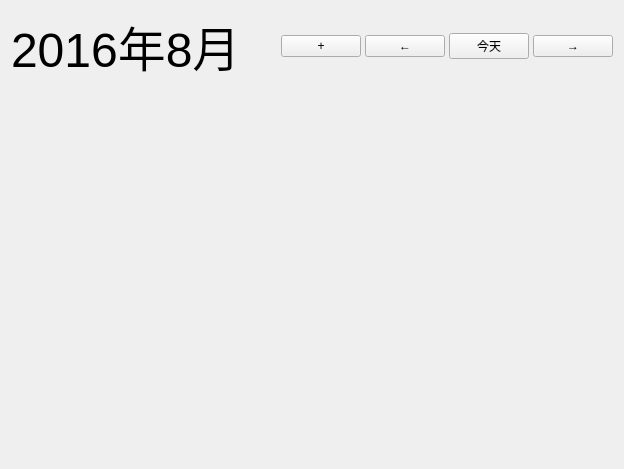
<?xml version="1.0" encoding="UTF-8"?>
<ui version="4.0">
 <class>Calender</class>
 <widget class="QWidget" name="Calender">
  <property name="geometry">
   <rect>
    <x>0</x>
    <y>0</y>
    <width>624</width>
    <height>469</height>
   </rect>
  </property>
  <layout class="QVBoxLayout" name="verticalLayout">
   <item>
    <layout class="QHBoxLayout" name="horizontalLayout_2">
     <item>
      <widget class="QLabel" name="titleLabel">
       <property name="sizePolicy">
        <sizepolicy hsizetype="Preferred" vsizetype="Fixed">
         <horstretch>0</horstretch>
         <verstretch>0</verstretch>
        </sizepolicy>
       </property>
       <property name="font">
        <font>
         <pointsize>36</pointsize>
        </font>
       </property>
       <property name="text">
        <string>2016年8月</string>
       </property>
      </widget>
     </item>
     <item>
      <spacer name="horizontalSpacer">
       <property name="orientation">
        <enum>Qt::Horizontal</enum>
       </property>
       <property name="sizeHint" stdset="0">
        <size>
         <width>40</width>
         <height>20</height>
        </size>
       </property>
      </spacer>
     </item>
     <item>
      <widget class="QWidget" name="widget_7" native="true">
       <property name="sizePolicy">
        <sizepolicy hsizetype="Fixed" vsizetype="Preferred">
         <horstretch>0</horstretch>
         <verstretch>0</verstretch>
        </sizepolicy>
       </property>
       <layout class="QHBoxLayout" name="horizontalLayout_3">
        <property name="spacing">
         <number>4</number>
        </property>
        <property name="leftMargin">
         <number>0</number>
        </property>
        <property name="topMargin">
         <number>0</number>
        </property>
        <property name="rightMargin">
         <number>0</number>
        </property>
        <property name="bottomMargin">
         <number>0</number>
        </property>
        <item>
         <widget class="QPushButton" name="addItemButton">
          <property name="text">
           <string>+</string>
          </property>
         </widget>
        </item>
        <item>
         <widget class="QPushButton" name="goLeftButton">
          <property name="sizePolicy">
           <sizepolicy hsizetype="Fixed" vsizetype="Fixed">
            <horstretch>0</horstretch>
            <verstretch>0</verstretch>
           </sizepolicy>
          </property>
          <property name="text">
           <string>←</string>
          </property>
         </widget>
        </item>
        <item>
         <widget class="QPushButton" name="goTodayButton">
          <property name="sizePolicy">
           <sizepolicy hsizetype="Fixed" vsizetype="Fixed">
            <horstretch>0</horstretch>
            <verstretch>0</verstretch>
           </sizepolicy>
          </property>
          <property name="text">
           <string>今天</string>
          </property>
         </widget>
        </item>
        <item>
         <widget class="QPushButton" name="goRightButton">
          <property name="sizePolicy">
           <sizepolicy hsizetype="Fixed" vsizetype="Fixed">
            <horstretch>0</horstretch>
            <verstretch>0</verstretch>
           </sizepolicy>
          </property>
          <property name="text">
           <string>→</string>
          </property>
         </widget>
        </item>
       </layout>
      </widget>
     </item>
    </layout>
   </item>
   <item>
    <widget class="QWidget" name="widget_6" native="true">
     <property name="sizePolicy">
      <sizepolicy hsizetype="Preferred" vsizetype="Expanding">
       <horstretch>0</horstretch>
       <verstretch>0</verstretch>
      </sizepolicy>
     </property>
     <layout class="QGridLayout" name="gridLayout_2">
      <property name="spacing">
       <number>0</number>
      </property>
     </layout>
    </widget>
   </item>
  </layout>
 </widget>
 <resources/>
 <connections/>
</ui>
